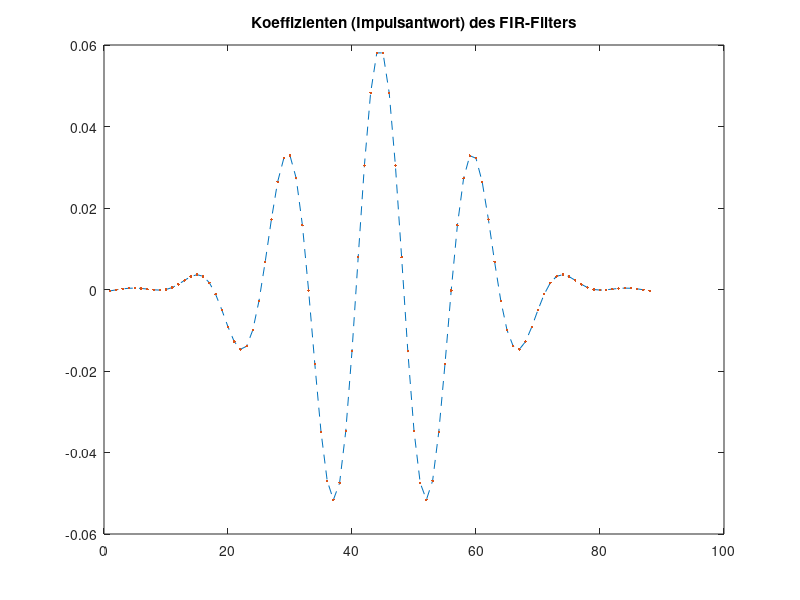
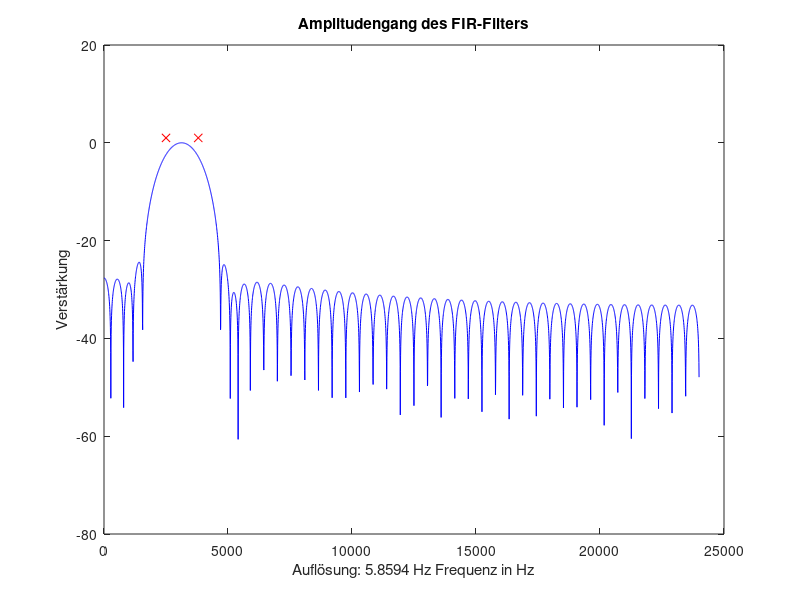
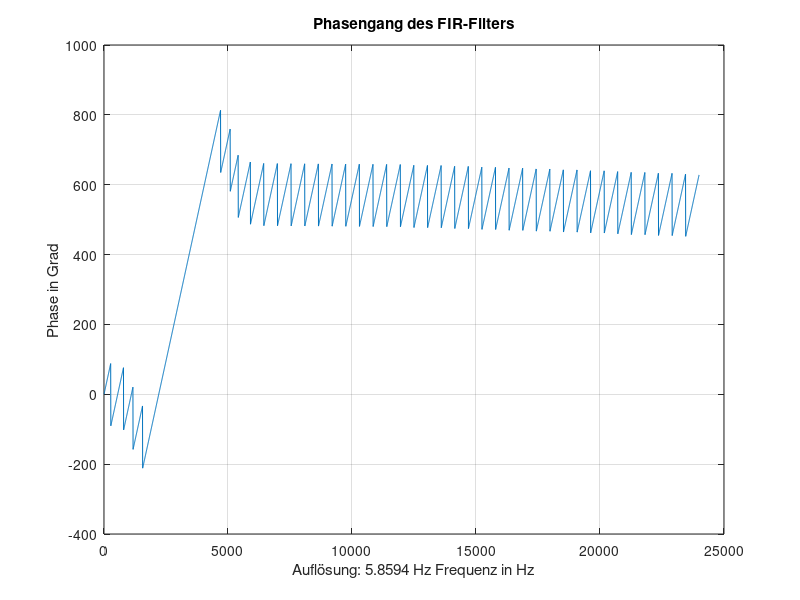
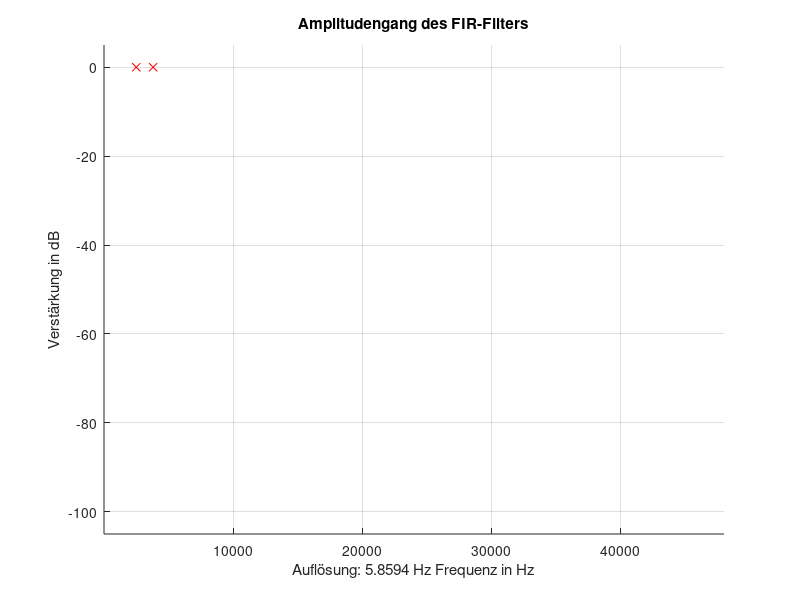

The MATLAB source for these figures, in order:
clc 
clear 

%Ordnung n: 
n = 87; % Anzahl der Nullstellen in der kompl. Ebene 
fa = 48000; % Abtastfrequenz in Hz passend zur Signalverarbeitungs-Hardware wählen 
fn = fa/2; % Nyquistfrequenz 
%Wn = 4000/fn; % -6 dB – Grenzfrequenz in Hz 
%FIRkoeff = fir1(n, Wn, 'low'); % TP-Filter 

% Alternativ der Entwurf eines Bandpasses: 
pass1 = 2500; % -6 dB – Grenzfrequenz in Hz 
pass2 = 3800; % -6 dB – Grenzfrequenz in Hz 
Wn = [pass1/fn pass2/fn]; 
FIRkoeff = fir1(n, Wn, 'bandpass'); % BP-Filter 

% Darstellung der Koeffizienten: 
fig = figure(1); 
plot(FIRkoeff, '--') 
hold on; 
plot(FIRkoeff, '.') 
hold off 
title('Koeffizienten (Impulsantwort) des FIR-Filters') 

% Zunächst den Nennerkoeffizientenvektor erstellen: 
% (nötig zur korrekten Rechnung mit freqz, grpdelay, zplane) 
a = zeros(size(FIRkoeff)); % oder: a = zeros(1, n+1); 
a(1) = 1; 
% freqz über Aufruf mit Koeffizientenvektoren 
cntW = 4096; 
% Standardmäßig (ohne zusätzliche Parameterangabe cntW) werden nur 512 Frequenzpunkte 
% berechnet! 
[Hfir, Wfir] = freqz(FIRkoeff, a, cntW); % mit 0 <= Wfir <= pi 
df = Wfir(2)/pi*fn; % oder: df = fn/length(Wfir); 
% df (delta_f) ist der Abstand zwischen den Frequenzpunkten in Hz 
% d.h. df entspricht der Frequenzauflösung in Hz 
amplFIR = abs(Hfir); 
phaseFIR = angle(Hfir); 
% Darstellung des Amplitudengangs (linear): 
fig = figure(fig+1); 
plot(Wfir/pi*fn, 10*log10(amplFIR), 'b'); 
%axis([0 fn -0.1 1.1]); 
title('Amplitudengang des FIR-Filters') 
ylabel('Verstärkung') 
xlabel(['Auflösung: ',num2str(df),' Hz Frequenz in Hz']) 
hold on; 
plot(Wn*fn,1,'rx') 
hold off; 
% Darstellung der Phase: 
fig = figure(fig+1); 
plot(Wfir/pi*fn, -unwrap(phaseFIR)/pi*180) 
title('Phasengang des FIR-Filters') 
ylabel('Phase in Grad') 
xlabel(['Auflösung: ',num2str(df),' Hz Frequenz in Hz']) 
grid 

% Darstellung des Amplitudengangs (logarithmisch): 
fig = figure(fig+1); 
%semilogx(Wfir/pi*fn, 20*log10(amplFIR), 'b'); 
axis([1 fa -105 5]); % 1 Hz bis fa, -105 dB bis +5 dB 
title('Amplitudengang des FIR-Filters') 
ylabel('Verstärkung in dB') 
xlabel(['Auflösung: ',num2str(df),' Hz Frequenz in Hz']) 
grid 
hold on; 
plot(Wn*fn,0,'rx') 
hold off; 

% Darstellung der Nullstellen in der z-Ebene: 
fig = figure(fig+1); 
zplane(FIRkoeff, a) 
title('Nullstellen des FIR-Filters') 
ylabel('Imaginaerteil') 
xlabel('Realteil') 

% Erzeugen der Koeffizientendatei: 
fid = fopen('FIRkoeff.h', 'w'); % file-id 
fprintf(fid,'const float FIRkoeff[] = {\n'); 
fprintf(fid,'%1.7e,\n',FIRkoeff(1:end-1)); 
fprintf(fid,'%1.7e};\n',FIRkoeff(end)); 
fclose(fid); 
